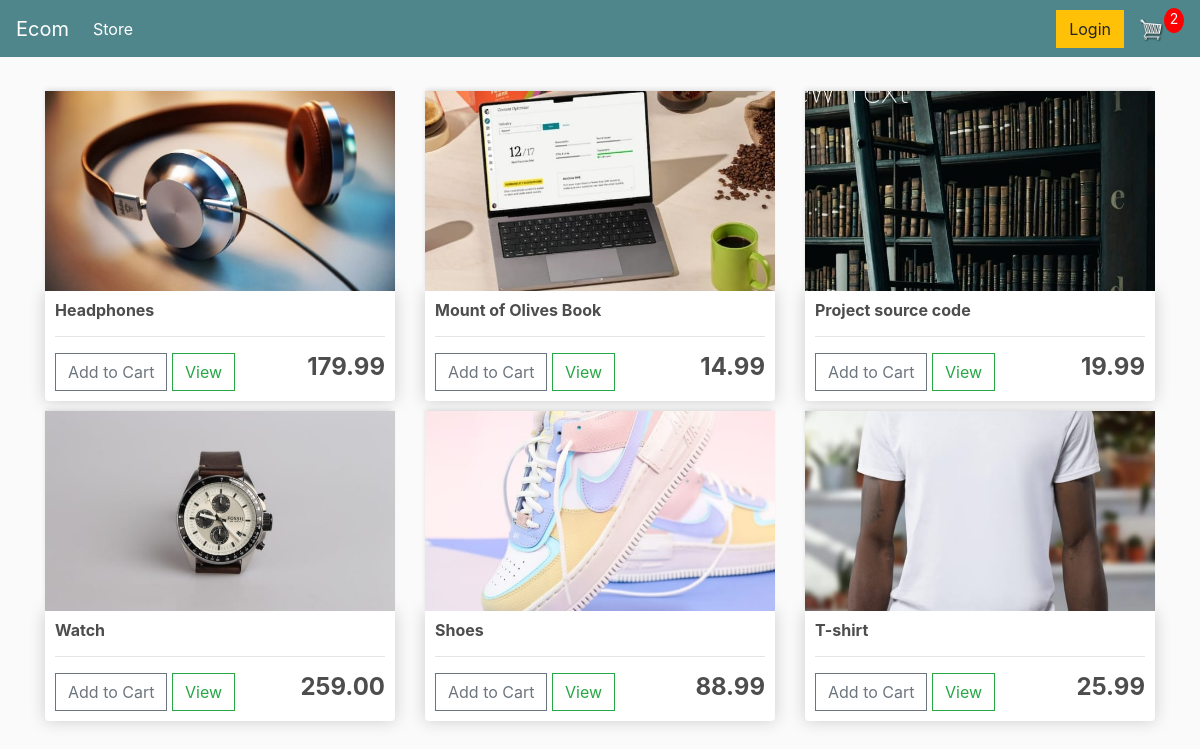
The app's page / (signed in) with its own data.
### store/models.py (models this page shows, shortened)
class Product(models.Model):
     name = models.CharField(max_length=200, null=True)
     price = models.DecimalField(max_digits=7, decimal_places=2)
     digital = models.BooleanField(default=False, null=True, blank=True)
     image = models.ImageField(null=True, blank=True)
     @property
     def imageURL(self):
         try:
             url = self.image.url
         except:
             url = ''
         return url

### store/views.py (the view)
# urls.py: path('', include('store.urls')),
def store(request):
    data = cartData(request)
    cartItems = data['cartItems']
    products = Product.objects.all()
    context = {'products': products, 'cartItems': cartItems}
    return render(request, 'store.html', context)

### store/models.py (called while the page is built)
    @property
    def get_cart_items(self):
        orderitems = self.orderitem_set.all()
        total = sum([item.quantity for item in orderitems])
        return total

### store/utilis.py (called while the page is built)
def cartData(request):
    if request.user.is_authenticated:
        customer = request.user.customer
        order, created = Order.objects.get_or_create(customer=customer, complete=False)
        items = order.orderitem_set.all()
        cartItems = order.get_cart_items
    else:
        cookieData = cookieCart(request)
        cartItems = cookieData['cartItems']
        order = cookieData['order']
        items = cookieData['items']
    return {'cartItems': cartItems, 'order': order, 'items': items}

### store/templates/store.html
{% extends 'main.html' %}
{% load static %}
{% block content %}
	<div class="row">
		{% for product in products %}
		<div class="col-lg-4">
			<img class="thumbnail" src="{{product.imageURL}}">
			<div class="box-element product">
				<h6><strong>{{product.name}}</strong></h6>
				<hr>
				<button data-product="{{product.id}}"data-action="add" class="btn btn-outline-secondary add-btn update-cart">Add to Cart</button>
				<a class="btn btn-outline-success" href="#">View</a>
				<h4 style="display: inline-block; float: right"><strong>{{product.price|floatformat:2}}</strong></h4>
			</div>
		</div>
		{% endfor %}
	</div>
{% endblock content %}

### static/css/main.css (style rules this page uses)
body { background-color: hsl(0, 0%, 98%); }
h1,h2,h3,h4,h5,h6 { color:hsl(0, 0%, 30%); }
.box-element { box-shadow:hsl(0, 0%, 80%) 0 0 16px; background-color: #fff; border-radius: 4px; padding: 10px; }
.thumbnail { width: 100%; height: 200px; -webkit-box-shadow: -1px -3px 5px -2px rgba(214,214,214,1); -moz-box-shadow: -1px -3px 5px -2px rgba(214,214,214,1); box-shadow: -1px -3px 5px -2px rgba(214,214,214,1); }
.product { border-radius: 0 0 4px 4px; }
.col-lg-4, .col-lg-6, .col-lg-8, .col-lg-12 { margin-top: 10px; }
.btn { border-radius: 0; }

### records on screen
Product: imageURL (picture), name "Headphones", price "179.99"
Product: imageURL (picture), name "Mount of Olives Book", price "14.99"
Product: imageURL (picture), name "Project source code", price "19.99"
Product: imageURL (picture), name "Watch", price "259.00"
Product: imageURL (picture), name "Shoes", price "88.99"
Product: imageURL (picture), name "T-shirt", price "25.99"

### other values on screen
{{ cartItems }} "2"
